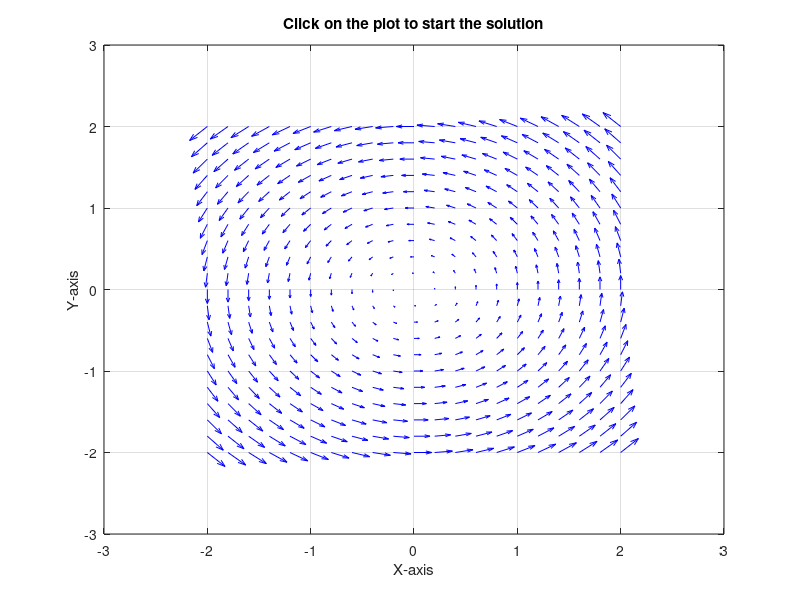

This figure's MATLAB source: (Note: this script raises an error after producing the figure.)
% Define the vector field as a function
vectorField = @(x, y) [-y; x];

% Define the vector field as a function
vectorField_ode45 = @(t, y) [-y(2); y(1)];

% Time step
dt = 0.1;

% Number of steps
numSteps = 1000;

tspan = [0 (numSteps-1)*dt];


% Define the grid for the vector field visualization
[X, Y] = meshgrid(-2:0.2:2, -2:0.2:2);
U = -Y;
V = X;

% Plot the vector field
figure;
quiver(X, Y, U, V, 'b'); % Blue arrows for the vector field
hold on;
title('Click on the plot to start the solution');
xlabel('X-axis');
ylabel('Y-axis');
grid on;

while true
    % Wait for user to click on the plot
    [x0, y0, button] = ginput(1);
    
    % Break the loop if the right mouse button is clicked
    if button ~= 1
        break;
    end
    
    % Clear the current axes
    cla;
    
    % Re-plot the vector field
    quiver(X, Y, U, V, 'b'); % Blue arrows for the vector field
    hold on;
    
    % Initialize arrays to store the solution - numeryczne
    x = zeros(1, numSteps);
    y = zeros(1, numSteps);
    x(1) = x0;
    y(1) = y0;

    % Initialize arrays to store the solution - numeryczne
    x_true = zeros(1, numSteps);
    y_true = zeros(1, numSteps);
    x(1) = x0;
    y(1) = y0;

A = [0, -1; 1, 0];

    % Euler's method loop
    for i = 1:numSteps-1
        u = vectorField(x(i), y(i));
        x(i+1) = x(i) + u(1) * dt;
        y(i+1) = y(i) + u(2) * dt;
        result = expm(A*(i-1)*dt)*[x0,y0]'; %mozna lepiej w sensie wydajnosci
        x_true(i+1) = result(1);
        y_true(i+1) = result(2);
    end


    initialPoint = [x0; y0];

    % Solve the differential equation using ode45
    [t, sol] = ode45(vectorField_ode45, tspan, initialPoint);

    
    % Plot the solution path
    plot(x, y, 'y'); % Red line for the solution path
    plot(x_true, y_true, 'g'); %prawdziwie rozwiazanie
    plot(sol(:,1), sol(:,2), 'r'); % yellow line for the solution path
end

legend('Vector Field', 'Solution Path');
